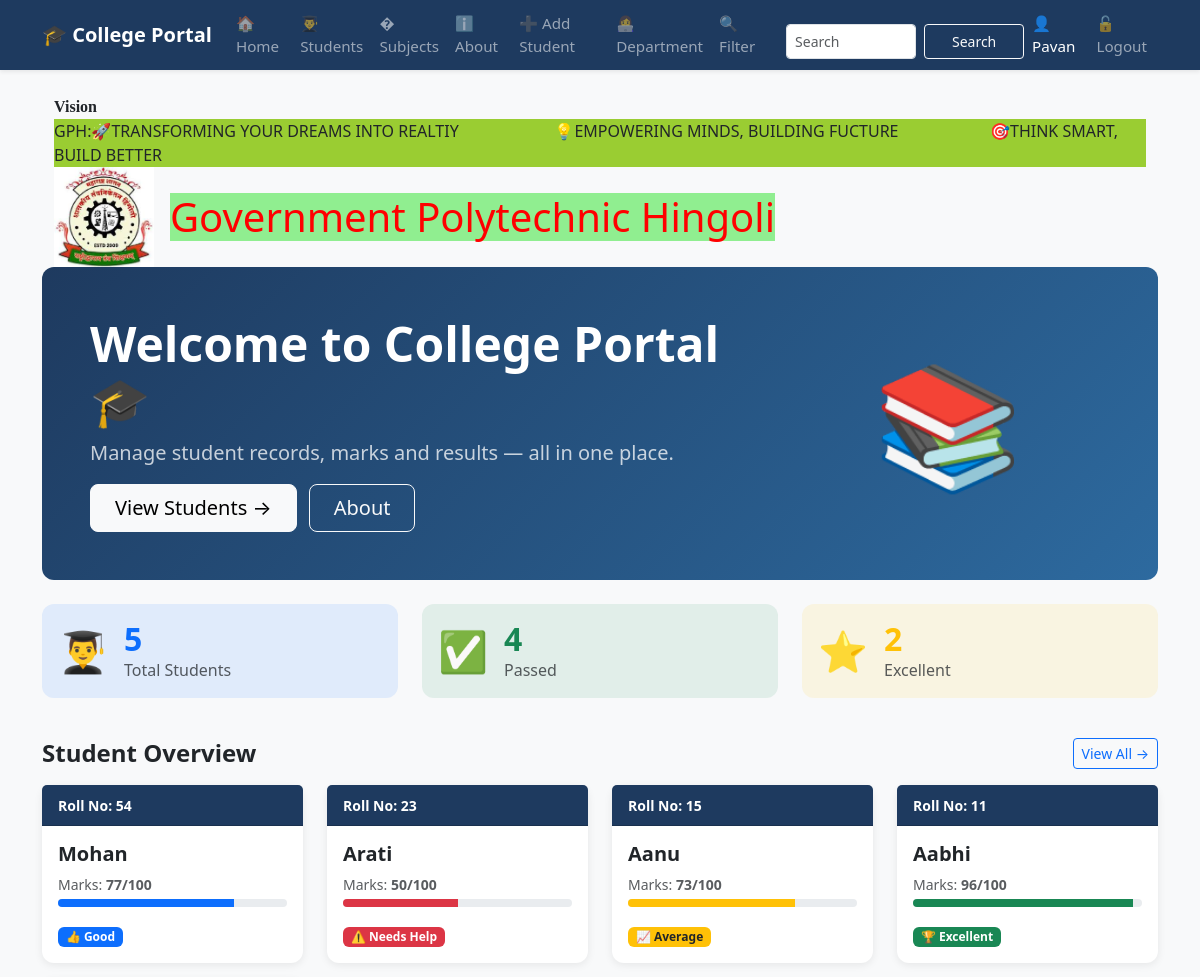
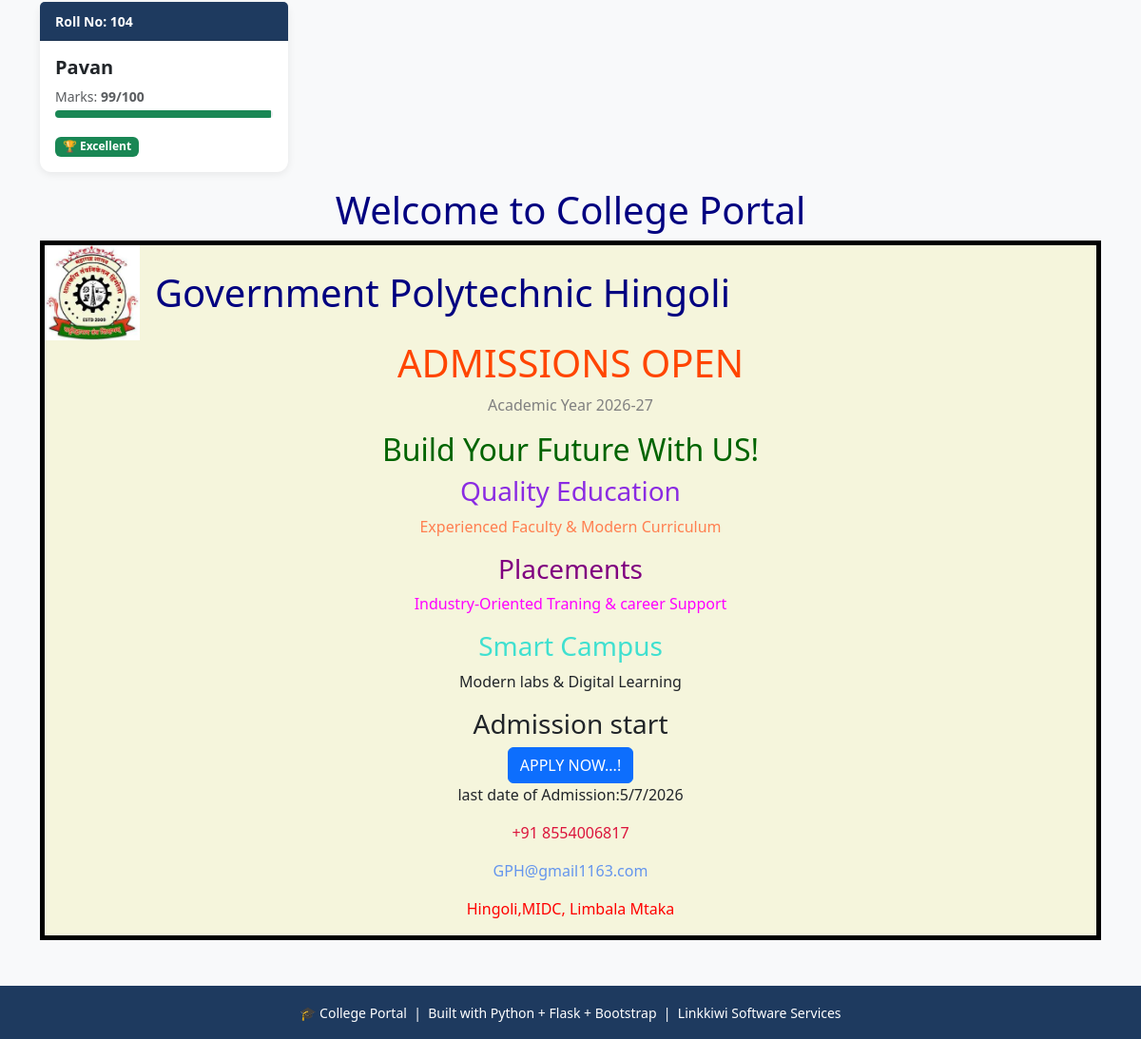
Screenshot of / (signed in) with the database file from the repository (2 pictures, top to bottom).
### tables this page shows
CREATE TABLE students
                    (id INTEGER PRIMARY KEY AUTOINCREMENT,
                     name TEXT NOT NULL,
                     roll INTEGER NOT NULL,
                     marks INTEGER NOT NULL,
                     subject TEXT NOT NULL,
                     attendance INTEGER DEFAULT 0);

### app.py (the view)
@app.route("/")
def home():
    conn = get_db()
    students = conn.execute('SELECT * FROM students ORDER BY id DESC').fetchall()
    total = conn.execute('SELECT COUNT(*) FROM students').fetchone()[0]
    passed = conn.execute('SELECT COUNT(*) FROM students WHERE marks >= 45').fetchone()[0]
    excellent = conn.execute('SELECT COUNT(*) FROM students WHERE marks >= 90').fetchone()[0]
    conn.close()
    return render_template("home.html", students=students,
                           total=total, passed=passed, excellent=excellent)

### database.py (called while the page is built)
def get_db():
   conn = sqlite3.connect('myproject.db')
   conn.row_factory = sqlite3.Row  # To access columns by name
   return conn

### templates/home.html (shortened to what this page needs)
{% extends 'base.html' %}
{% block content %}
 <div class="width-100 top-header">
    <div class="container">
        <div class="width-100">
            <b class="news-list" style="font-family:Bookman Old style;">Vision</b>
            <marquee class="headquote" style="background-color: yellowgreen;">
                GPH:🚀TRANSFORMING YOUR DREAMS INTO REALTIY  &nbsp;&nbsp;&nbsp;&nbsp;&nbsp;&nbsp;&nbsp;&nbsp;&nbsp;&nbsp; &nbsp;&nbsp;&nbsp;&nbsp;&nbsp;&nbsp;&nbsp;&nbsp;&nbsp;&nbsp;
                  💡EMPOWERING MINDS, BUILDING FUCTURE &nbsp;&nbsp;&nbsp;&nbsp;&nbsp;&nbsp;&nbsp;&nbsp;&nbsp; &nbsp;&nbsp;&nbsp;&nbsp;&nbsp;&nbsp;&nbsp;&nbsp;&nbsp;&nbsp;
                   🎯THINK SMART, BUILD BETTER
            </marquee>
        </div>
    </div>
 </div>
 <div class="width-100 header-menu">
   <div class="container">
    <div class="row align-items-center">
    <div class="logo d-flex align-items-center">
        <img src="{{ url_for('static',filename='logo.jpg')}}" alt="logo"
        width="100" height="100">
           <h1 class="ms-3 mb-0" style="background-color: lightgreen; color:red">
             Government Polytechnic Hingoli</h1>
     </div>
    </div>
   </div>
 </div>
<div class="hero-section p-5 mb-4">
    <div class="row align-items-center">
        <div class="col-md-8">
            <h1 class="display-5 fw-bold mb-2">
                Welcome to College Portal 🎓
            </h1>
            <p class="fs-5 opacity-75 mb-3">
                Manage student records, marks and results —
                all in one place.
            </p>
            <a href="{{ url_for('students_page') }}"
               class="btn btn-light btn-lg px-4 me-2">
                View Students →
            </a>
            <a href="{{ url_for('about') }}"
               class="btn btn-outline-light btn-lg px-4">
                About
            </a>
        </div>
        <div class="col-md-4 text-center d-none d-md-block">
            <span style="font-size: 120px;">📚</span>
        </div>
    </div>
</div>
<div class="row mb-4">
    <div class="col-md-4 mb-3">
        <div class="card stat-card p-3 bg-primary bg-opacity-10">
            <div class="d-flex align-items-center">
                <span style="font-size:40px;">👨‍🎓</span>
                <div class="ms-3">
                    <h2 class="fw-bold text-primary mb-0">
                        {{ students|length }}
                    </h2>
                    <p class="text-muted mb-0">Total Students</p>
                </div>
            </div>
        </div>
    </div>
    <div class="col-md-4 mb-3">
        <div class="card stat-card p-3 bg-success bg-opacity-10">
            <div class="d-flex align-items-center">
                <span style="font-size:40px;">✅</span>
                <div class="ms-3">
                    {% set passed = students|selectattr('marks','ge',60)|list %}
                    <h2 class="fw-bold text-success mb-0">
                        {{ passed|length }}
                    </h2>
                    <p class="text-muted mb-0">Passed</p>
                </div>
            </div>
        </div>
    </div>
    <div class="col-md-4 mb-3">
        <div class="card stat-card p-3 bg-warning bg-opacity-10">
            <div class="d-flex align-items-center">
                <span style="font-size:40px;">⭐</span>
                <div class="ms-3">
                    {% set excellent = students|selectattr('marks','ge',90)|list %}
                    <h2 class="fw-bold text-warning mb-0">
                        {{ excellent|length }}
                    </h2>
                    <p class="text-muted mb-0">Excellent</p>
                </div>
            </div>
        </div>
    </div>
</div>
<div class="d-flex justify-content-between align-items-center mb-3">
    <h4 class="fw-bold mb-0">Student Overview</h4>
    <a href="{{ url_for('students_page') }}"
       class="btn btn-sm btn-outline-primary">
        View All →
    </a>
</div>
<div class="row">
    {% for student in students %}
    <div class="col-12 col-md-6 col-lg-3 mb-3">
        <div class="card student-card h-100">
            <div class="card-header py-2"
                 style="background-color: #1e3a5f; color:white;">
                <small class="fw-bold">Roll No: {{ student.roll }}</small>
            </div>
            <div class="card-body">
                <h5 class="card-title fw-bold">{{ student.name }}</h5>
                <p class="card-text text-muted small mb-1">
                    Marks: <strong>{{ student.marks }}/100</strong>
                </p>
                <div class="progress mb-3" style="height:8px;">
                    <div class="progress-bar
                        {% if student.marks >= 90 %}bg-success
                        {% elif student.marks >= 75 %}bg-primary
                        {% elif student.marks >= 60 %}bg-warning
                        {% else %}bg-danger{% endif %}"
                        style="width: {{ student.marks }}%">
                    </div>
                </div>
                {% if student.marks >= 90 %}
                    <span class="badge bg-success">🏆 Excellent</span>
                {% elif student.marks >= 75 %}
                    <span class="badge bg-primary">👍 Good</span>
                {% elif student.marks >= 60 %}
                    <span class="badge bg-warning text-dark">📈 Average</span>
                {% else %}
                    <span class="badge bg-danger">⚠️ Needs Help</span>
                {% endif %}
            </div>
        </div>
    </div>
    {% endfor %}
</div>
<center>
<h1 style="color: navy">Welcome to College Portal</h1>
<div class="poster" style="border:5px solid black; background-color: beige;">
    <div class="header">
          <div class="logo d-flex align-items-center">
        <img src="{{ url_for('static',filename='logo.jpg')}}" alt="logo"
        width="100" height="100">
     <h1 class="ms-3 mb-0" style="color:navy">
             Government Polytechnic Hingoli</h1>
     </div>
        <h1 style="color: orangered;">ADMISSIONS OPEN</h1>
        <p style="color:gray">Academic Year 2026-27</p>
    </div>
    <div calss="content">
        <h2 style="color:darkgreen">Build Your Future With US!</h2>
        <div class="features">
            <div class="feature">
                <h3 style="color:blueviolet">Quality Education</h3>
                <p style="color:coral">Experienced Faculty & Modern Curriculum</p>
            </div>
            <div class="feature">
                <h3 style="color:purple">Placements</h3>
                <p style="color:fuchsia">Industry-Oriented Traning & career Support</p>
            </div>
            <div class="feature">
                <h3 style="color:turquoise">Smart Campus</h3>
                <p>Modern labs & Digital Learning</p>
            </div>
        </div>
    </div>
    <div class="date">
        <h3>Admission start <date:20/6/2026></date:20/6/2026></h3>
    </div>
    <div calss="apply">
       <button class="btn btn-primary"> APPLY NOW...!</button>
       <p>last date of Admission:5/7/2026</p>
    </div>
    <div class="footer">
        <p style="color:crimson">+91 8554006817</p>
        <p style="color:cornflowerblue">GPH@gmail1163.com</p>
        <p style="color:red">Hingoli,MIDC, Limbala Mtaka</p>
    </div>
</div>
</center>
{% endblock %}

### templates/Base.html (shortened to what this page needs)
<!DOCTYPE html>
<html lang="en">
<head>
    <link href="https://cdn.jsdelivr.net/npm/bootstrap@5.3.0/dist/css/bootstrap.min.css"
          rel="stylesheet">
</head>
<body class="bg-light">
    <nav class="navbar navbar-expand navbar-dark shadow-sm"
         style="background-color: #1e3a5f;">
        <div class="container justify-content-center">
            <a class="navbar-brand fw-bold fs-5 me-3" href="{{ url_for('home') }}">
                🎓 College Portal
            </a>
            <div class="navbar-nav">
                <a class="nav-link px-2 py-1" href="{{ url_for('home') }}">
                    🏠 Home
                </a>
                <a class="nav-link px-2 py-1" href="{{ url_for('students_page') }}">
                    👨‍🎓 Students
                </a>
                <a class="nav-link px-2 py-1" href="{{ url_for('subjects') }}">
                    � Subjects
                </a>
                <a class="nav-link px-2 py-1" href="{{ url_for('about') }}">
                    ℹ️ About
                </a>
                <a class="nav-link px-2 py-1" href="{{ url_for('add_student') }}">
                    ➕ Add Student
                </a>
                <a class="nav-link px-2 py-1" href="{{ url_for('department')}}">
                      👩‍💻Department
                </a>
                <a class ="nav-link px-2 py-1" href="{{ url_for('filter_students') }}">
                    🔍 Filter
                </a>
                <form class="d-flex ms-3 mt-3" action="{{ url_for('search') }}" method="GET">
                    <input class="form-control form-control-sm me-2" style="width:130px; height:35px" type="search" placeholder="Search" name="q">
                    <button class="btn btn-outline-light btn-sm" style="width:100px; height:35px" type="submit">Search</button>
                </form>
                {% if session.username %}
                    <span class="nav-link px-2 py-1 text-white">👤 {{ session.username }}</span>
                    <a class="nav-link px-2 py-1" href="{{ url_for('logout') }}">
                        🔓 Logout
                    </a>
                {% else %}
                    <a class="nav-link px-2 py-1" href="{{ url_for('login') }}">
                        🔒 Login
                    </a>
                {% endif %}
            </div>
        </div>
    </nav>
<div class="container mt-4 mb-5">
        {% block content %}
        {% endblock %}
</div>
    <footer style="background-color: #1e3a5f;" class="text-white text-center py-3 mt-5">
        <small>
            🎓 College Portal &nbsp;|&nbsp;
            Built with Python + Flask + Bootstrap &nbsp;|&nbsp;
            Linkkiwi Software Services
        </small>
    </footer>
</body>
</html>

### templates/Base.html (style rules this page uses)
.navbar { min-height: 60px; }
:root { --brand: #1e3a5f; }
.hero-section { background: linear-gradient(135deg, #1e3a5f 0%, #2d6a9f 100%); color: white; border-radius: 12px; }
.nav-link { font-size: 0.95rem; font-weight: 500; }
.stat-card { border: none; border-radius: 12px; transition: transform 0.2s; }
.student-card { border: none; border-radius: 12px; box-shadow: 0 2px 8px rgba(0,0,0,0.08); transition: transform 0.2s, box-shadow 0.2s; }

### rows the page displays
students: username "Pavan", roll "104", name "Pavan", marks "99", shows "🏆 Excellent"
students: roll "54", name "Mohan", marks "77", shows "👍 Good"
students: roll "23", name "Arati", marks "50", shows "⚠️ Needs Help"
students: roll "15", name "Aanu", marks "73", shows "📈 Average"
students: roll "11", name "Aabhi", marks "96", shows "🏆 Excellent"

### other values shown
{{ students|length }} "5"
{{ passed|length }} "4"
{{ excellent|length }} "2"
